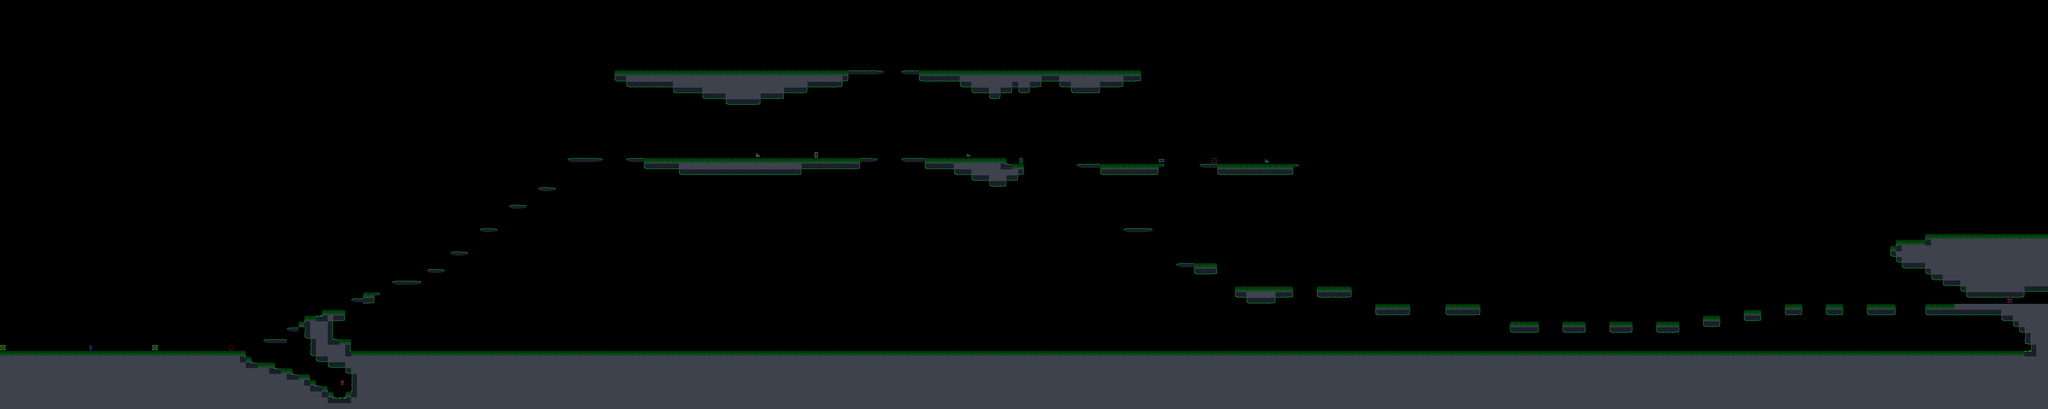

This is a level from a 2D game, rendered from its Tiled map with the project's own tilesets. A one-line summary and the map file follow, with tile-layer data summarised:
An orthogonal 350x70 tile map with 16x16 px tiles, 1 tile layer (Tile Layer 1), 2 tilesets.

<map version="1.10" tiledversion="1.11.2" orientation="orthogonal" renderorder="right-down" width="350" height="70" tilewidth="16" tileheight="16" infinite="0" nextlayerid="2" nextobjectid="1">
 <tileset firstgid="1" source="placeholder night.tsx" />
 <tileset firstgid="17" source="tileset.tsx" />
 <layer id="1" name="Tile Layer 1" width="350" height="70">
  <data>[24500 cells, 4487 non-empty, 28 distinct tile ids]</data>
 </layer>
</map>
